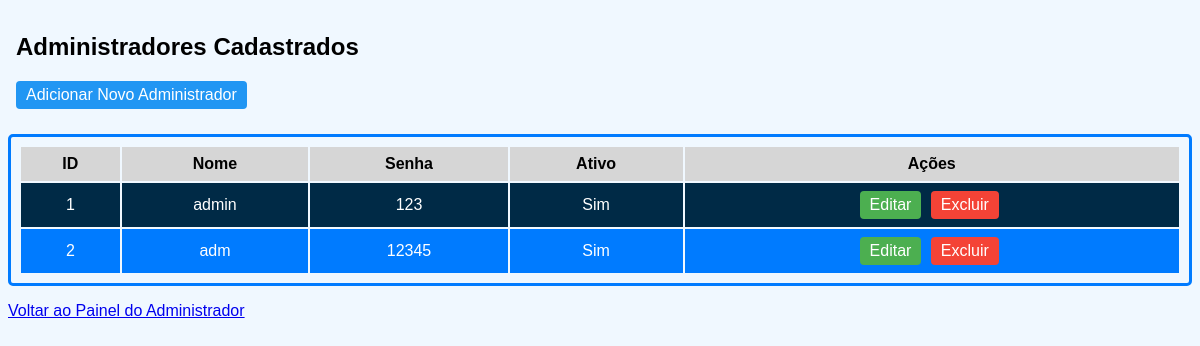
The page /login/listar_administrador.php (signed in) on the database as committed earlier.
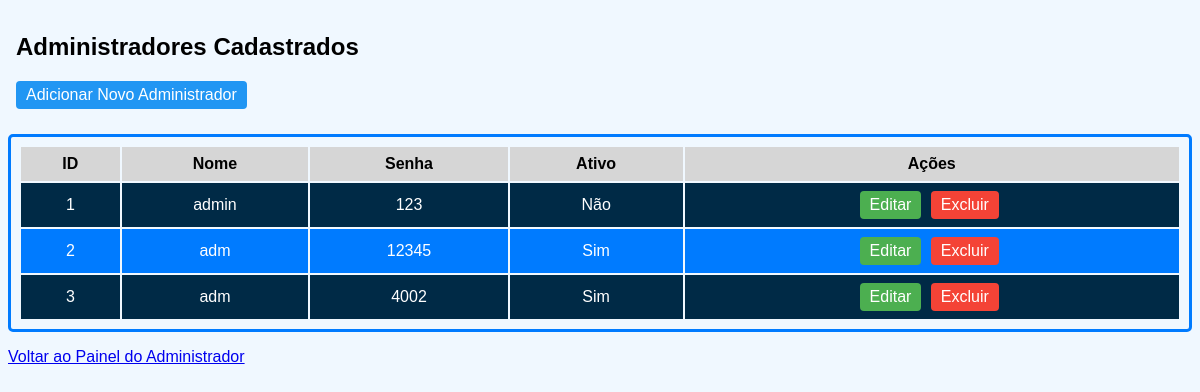
The same page on the database as committed later.
### tables this page shows
CREATE TABLE `ADMINISTRADOR` (`ADM_ID` INTEGER not null, `ADM_NOME` VARCHAR(255) not null, `ADM_SENHA` VARCHAR(255) not null, `ADM_ATIVO` INTEGER not null default 0, "frase_seguranca", primary key (`ADM_ID`));

### login/listar_administrador.php (the view, shortened to what this page needs)
<?php
require_once('../conexao_db.php');
$administradores = [];
try {
    $stmt = $pdo->prepare("SELECT * FROM ADMINISTRADOR");
    $stmt->execute();
    $administradores = $stmt->fetchAll(PDO::FETCH_ASSOC);
} catch (PDOException $e) {
    echo "<p style='color:red;'>Erro ao listar administradores: " . $e->getMessage() . "</p>";
}
?>
<!DOCTYPE html>
<html lang="pt">
<head>
</head>
<body>
    <div class="tudo">
<h2>Administradores Cadastrados</h2>
<a href="cadastrar_administrador.php" class="add-btn">Adicionar Novo Administrador</a>
</div>
<table class="tabela_produtos">
    <tr>
        <th>ID</th>
        <th>Nome</th>
        <th>Senha</th>
        <th>Ativo</th>
        <th>Ações</th>
    </tr>
    <?php foreach($administradores as $adm): ?>
    <tr>
        <td><?php echo $adm['ADM_ID']; ?></td>
        <td><?php echo $adm['ADM_NOME']; ?></td>
        <td><?php echo $adm['ADM_SENHA']; ?></td>
        <td><?php echo ($adm['ADM_ATIVO'] == 1 ? 'Sim' : 'Não'); ?></td>
        <td>
            <a href="editar_administrador.php?id=<?php echo $adm['ADM_ID']; ?>" class="action-btn">Editar</a>
            <a href="excluir_administrador.php?id=<?php echo $adm['ADM_ID']; ?>" class="action-btn delete-btn" onclick="return confirmDeletion();">Excluir</a>
        </td>
    </tr>
    <?php endforeach; ?>
</table>
    <a href="painel_admin.php">Voltar ao Painel do Administrador</a>
</body>
</html>

Rows that differ between the two databases and show on the page:
changed administrador "admin": ADM_ATIVO "Sim" → "Não"
added administrador: ADM_ID "3", ADM_NOME "adm", ADM_SENHA "4002", ADM_ATIVO "Sim"
